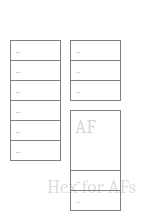
   <widget class="QWidget" name="testscreen_widget" native="true">
    <property name="geometry">
     <rect>
      <x>300</x>
      <y>260</y>
      <width>151</width>
      <height>221</height>
     </rect>
    </property>
    <property name="styleSheet">
     <string notr="true">
color: rgba(208, 209, 209, 230);
border-image:url(:/images/radio_window_background_on.png);
background-color: transparent;
border: 1px solid white;</string>
    </property>
    <widget class="QLabel" name="lbl_quality_1">
     <property name="geometry">
      <rect>
       <x>10</x>
       <y>40</y>
       <width>51</width>
       <height>21</height>
      </rect>
     </property>
     <property name="font">
      <font>
       <family>Cambria</family>
       <pointsize>14</pointsize>
       <weight>50</weight>
       <bold>false</bold>
       <stylestrategy>PreferAntialias</stylestrategy>
      </font>
     </property>
     <property name="styleSheet">
      <string notr="true">color: rgba(208, 209, 209, 230);
border-image:transparent;
background-color: transparent;
border: 1px solid grey;</string>
     </property>
     <property name="text">
      <string>-</string>
     </property>
    </widget>
    <widget class="QLabel" name="lbl_quality_2">
     <property name="geometry">
      <rect>
       <x>10</x>
       <y>140</y>
       <width>51</width>
       <height>21</height>
      </rect>
     </property>
     <property name="font">
      <font>
       <family>Cambria</family>
       <pointsize>14</pointsize>
       <weight>50</weight>
       <bold>false</bold>
       <stylestrategy>PreferAntialias</stylestrategy>
      </font>
     </property>
     <property name="styleSheet">
      <string notr="true">color: rgba(208, 209, 209, 230);
border-image:transparent;
background-color: transparent;
border: 1px solid grey;</string>
     </property>
     <property name="text">
      <string>-</string>
     </property>
    </widget>
    <widget class="QLabel" name="lbl_quality_3">
     <property name="geometry">
      <rect>
       <x>10</x>
       <y>60</y>
       <width>51</width>
       <height>21</height>
      </rect>
     </property>
     <property name="font">
      <font>
       <family>Cambria</family>
       <pointsize>14</pointsize>
       <weight>50</weight>
       <bold>false</bold>
       <stylestrategy>PreferAntialias</stylestrategy>
      </font>
     </property>
     <property name="styleSheet">
      <string notr="true">color: rgba(208, 209, 209, 230);
border-image:transparent;
background-color: transparent;
border: 1px solid grey;</string>
     </property>
     <property name="text">
      <string>-</string>
     </property>
    </widget>
    <widget class="QLabel" name="lbl_quality_4">
     <property name="geometry">
      <rect>
       <x>70</x>
       <y>40</y>
       <width>51</width>
       <height>21</height>
      </rect>
     </property>
     <property name="font">
      <font>
       <family>Cambria</family>
       <pointsize>14</pointsize>
       <weight>50</weight>
       <bold>false</bold>
       <stylestrategy>PreferAntialias</stylestrategy>
      </font>
     </property>
     <property name="styleSheet">
      <string notr="true">color: rgba(208, 209, 209, 230);
border-image:transparent;
background-color: transparent;
border: 1px solid grey;</string>
     </property>
     <property name="text">
      <string>-</string>
     </property>
    </widget>
    <widget class="QLabel" name="lbl_quality_5">
     <property name="geometry">
      <rect>
       <x>10</x>
       <y>80</y>
       <width>51</width>
       <height>21</height>
      </rect>
     </property>
     <property name="font">
      <font>
       <family>Cambria</family>
       <pointsize>14</pointsize>
       <weight>50</weight>
       <bold>false</bold>
       <stylestrategy>PreferAntialias</stylestrategy>
      </font>
     </property>
     <property name="styleSheet">
      <string notr="true">color: rgba(208, 209, 209, 230);
border-image:transparent;
background-color: transparent;
border: 1px solid grey;</string>
     </property>
     <property name="text">
      <string>-</string>
     </property>
    </widget>
    <widget class="QLabel" name="lbl_quality_6">
     <property name="geometry">
      <rect>
       <x>70</x>
       <y>60</y>
       <width>51</width>
       <height>21</height>
      </rect>
     </property>
     <property name="font">
      <font>
       <family>Cambria</family>
       <pointsize>14</pointsize>
       <weight>50</weight>
       <bold>false</bold>
       <stylestrategy>PreferAntialias</stylestrategy>
      </font>
     </property>
     <property name="styleSheet">
      <string notr="true">color: rgba(208, 209, 209, 230);
border-image:transparent;
background-color: transparent;
border: 1px solid grey;</string>
     </property>
     <property name="text">
      <string>-</string>
     </property>
    </widget>
    <widget class="QLabel" name="lbl_quality_7">
     <property name="geometry">
      <rect>
       <x>10</x>
       <y>100</y>
       <width>51</width>
       <height>21</height>
      </rect>
     </property>
     <property name="font">
      <font>
       <family>Cambria</family>
       <pointsize>14</pointsize>
       <weight>50</weight>
       <bold>false</bold>
       <stylestrategy>PreferAntialias</stylestrategy>
      </font>
     </property>
     <property name="styleSheet">
      <string notr="true">color: rgba(208, 209, 209, 230);
border-image:transparent;
background-color: transparent;
border: 1px solid grey;</string>
     </property>
     <property name="text">
      <string>-</string>
     </property>
    </widget>
    <widget class="QLabel" name="lbl_quality_8">
     <property name="geometry">
      <rect>
       <x>70</x>
       <y>80</y>
       <width>51</width>
       <height>21</height>
      </rect>
     </property>
     <property name="font">
      <font>
       <family>Cambria</family>
       <pointsize>14</pointsize>
       <weight>50</weight>
       <bold>false</bold>
       <stylestrategy>PreferAntialias</stylestrategy>
      </font>
     </property>
     <property name="styleSheet">
      <string notr="true">color: rgba(208, 209, 209, 230);
border-image:transparent;
background-color: transparent;
border: 1px solid grey</string>
     </property>
     <property name="text">
      <string>-</string>
     </property>
    </widget>
    <widget class="QLabel" name="lbl_quality_9">
     <property name="geometry">
      <rect>
       <x>10</x>
       <y>120</y>
       <width>51</width>
       <height>21</height>
      </rect>
     </property>
     <property name="font">
      <font>
       <family>Cambria</family>
       <pointsize>14</pointsize>
       <weight>50</weight>
       <bold>false</bold>
       <stylestrategy>PreferAntialias</stylestrategy>
      </font>
     </property>
     <property name="styleSheet">
      <string notr="true">color: rgba(208, 209, 209, 230);
border-image:transparent;
background-color: transparent;
border: 1px solid grey;</string>
     </property>
     <property name="text">
      <string>-</string>
     </property>
    </widget>
    <widget class="QLabel" name="rdsAfList_label">
     <property name="geometry">
      <rect>
       <x>70</x>
       <y>110</y>
       <width>51</width>
       <height>61</height>
      </rect>
     </property>
     <property name="font">
      <font>
       <family>Cambria</family>
       <pointsize>14</pointsize>
       <weight>50</weight>
       <bold>false</bold>
       <stylestrategy>PreferAntialias</stylestrategy>
      </font>
     </property>
     <property name="styleSheet">
      <string notr="true">color: rgba(208, 209, 209, 230);
border-image:transparent;
background-color: transparent;
border: 1px solid grey;</string>
     </property>
     <property name="text">
      <string>AF</string>
     </property>
     <property name="alignment">
      <set>Qt::AlignLeading|Qt::AlignLeft|Qt::AlignTop</set>
     </property>
     <property name="wordWrap">
      <bool>true</bool>
     </property>
    </widget>
    <widget class="QCheckBox" name="hexAf_checkBox">
     <property name="geometry">
      <rect>
       <x>10</x>
       <y>170</y>
       <width>131</width>
       <height>32</height>
      </rect>
     </property>
     <property name="font">
      <font>
       <family>Cambria</family>
       <pointsize>14</pointsize>
       <weight>50</weight>
       <bold>false</bold>
      </font>
     </property>
     <property name="styleSheet">
      <string notr="true">QCheckBox {
spacing: 5px;
color: rgb(220, 221, 226, 255);
font: 14pt &quot;Cambria&quot;;
border-image:transparent;
border: 0px;
}

QCheckBox::indicator:unchecked { 
image: url(:/unchecked); 
}

QCheckBox::indicator:checked {
image: url(:/checked);
}

QCheckBox::indicator {
width: 32px;height: 32px;
}
</string>
     </property>
     <property name="text">
      <string>Hex for AFs</string>
     </property>
    </widget>
    <widget class="QLabel" name="lbl_quality_10">
     <property name="geometry">
      <rect>
       <x>70</x>
       <y>170</y>
       <width>51</width>
       <height>21</height>
      </rect>
     </property>
     <property name="font">
      <font>
       <family>Cambria</family>
       <pointsize>14</pointsize>
       <weight>50</weight>
       <bold>false</bold>
       <stylestrategy>PreferAntialias</stylestrategy>
      </font>
     </property>
     <property name="styleSheet">
      <string notr="true">color: rgba(208, 209, 209, 230);
border-image:transparent;
background-color: transparent;
border: 1px solid grey;</string>
     </property>
     <property name="text">
      <string>-</string>
     </property>
    </widget>
    <widget class="QLabel" name="lbl_quality_11">
     <property name="geometry">
      <rect>
       <x>70</x>
       <y>190</y>
       <width>51</width>
       <height>21</height>
      </rect>
     </property>
     <property name="font">
      <font>
       <family>Cambria</family>
       <pointsize>14</pointsize>
       <weight>50</weight>
       <bold>false</bold>
       <stylestrategy>PreferAntialias</stylestrategy>
      </font>
     </property>
     <property name="styleSheet">
      <string notr="true">color: rgba(208, 209, 209, 230);
border-image:transparent;
background-color: transparent;
border: 1px solid grey;</string>
     </property>
     <property name="text">
      <string>-</string>
     </property>
    </widget>
   </widget>
